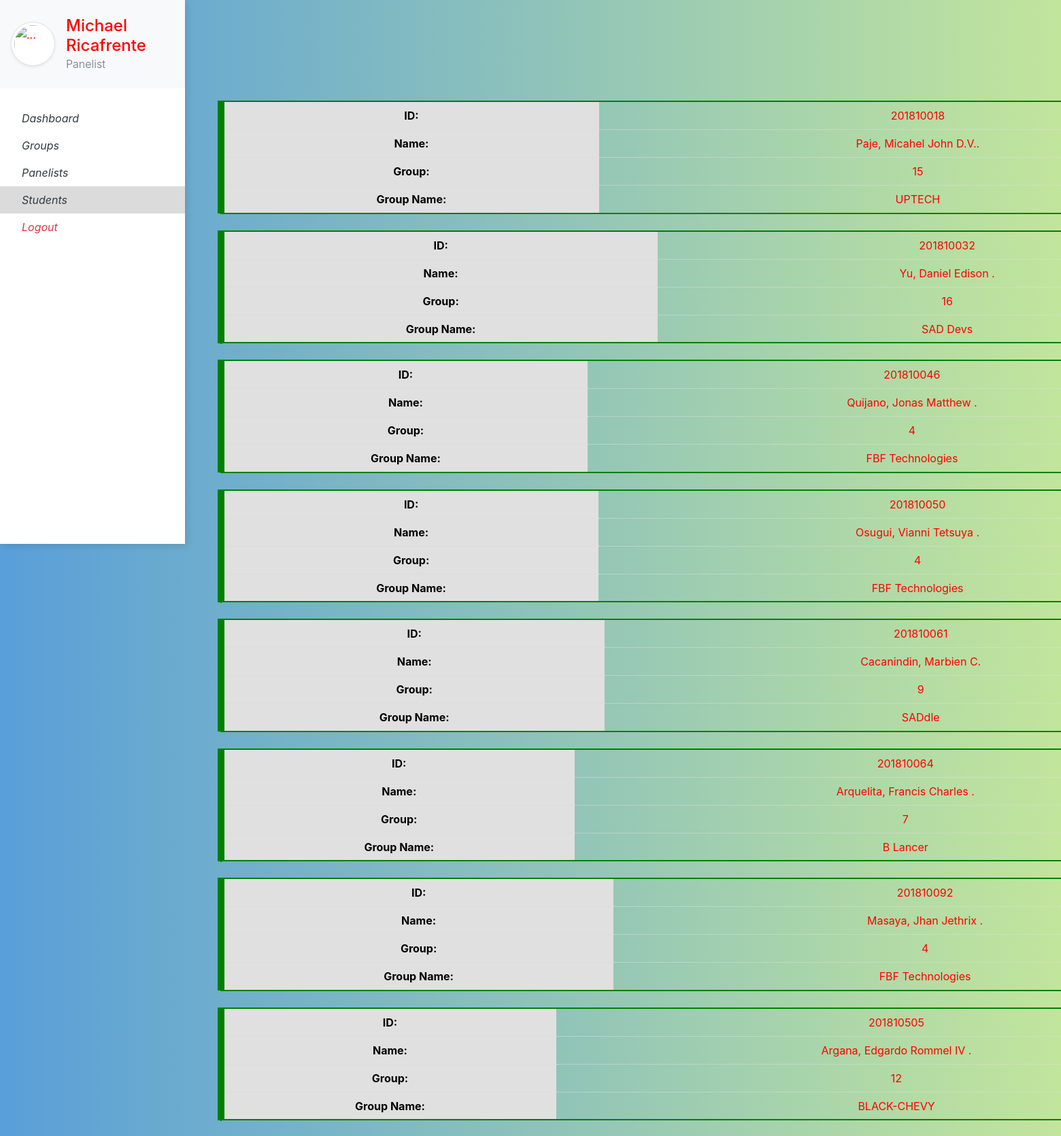
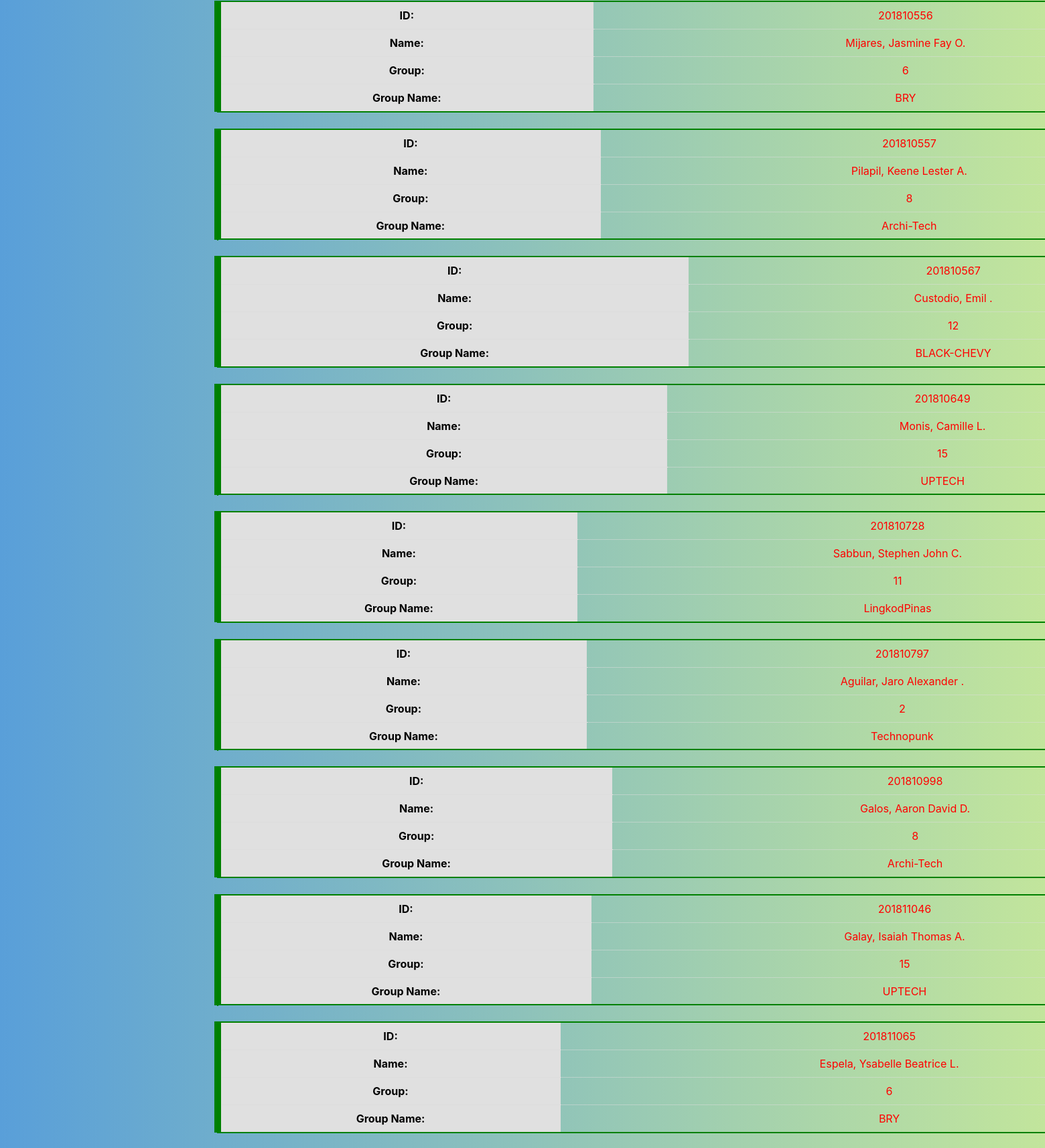
The app's page /user_students/ (signed in, upper part) with its own data (2 pictures, top to bottom).
### website/models.py (models this page shows, shortened)
class Panelist(db.Model, UserMixin):
    id         = db.Column(db.Integer, primary_key=True)
    username   = db.Column(db.String(150), nullable=False)
    password   = db.Column(db.String(150), nullable=False)
    last_name  = db.Column(db.String(150), nullable=False)
    first_name = db.Column(db.String(150), nullable=False)
    middle_in  = db.Column(db.String(10))
    school     = db.Column(db.String(150))
    header     = db.relationship('Defense', backref='head')
    mentee     = db.relationship('Group', backref='mentor')
    paneling   = db.relationship(
        'Defense',
        secondary=defense_panel_score,
        backref=db.backref('panels')
    )

class Student(db.Model):
    stud_no    = db.Column(db.Integer, primary_key=True)
    last_name  = db.Column(db.String(150), nullable=False)
    first_name = db.Column(db.String(150), nullable=False)
    middle_in  = db.Column(db.String(10))
    group_id   = db.Column(db.Integer, db.ForeignKey('group.id'))

class Group(db.Model):
    id            = db.Column(db.Integer, primary_key=True)
    name          = db.Column(db.String(150), nullable=False)
    project_title = db.Column(db.String(150), nullable=False)
    program       = db.Column(db.String(150), nullable=False)
    mentor_id     = db.Column(db.Integer, db.ForeignKey('panelist.id'))
    members       = db.relationship('Student', backref='group', uselist=True)
    defenses      = db.relationship('Defense', backref='group', uselist=True)

### website/user.py (the view)
@user.route("/user_students/")
@login_required
def user_students():
    return render_template('students_u.html', user=current_user, students=Student.query.all())

### website/__init__.py (called while the page is built)
def create_app():
    app = Flask(__name__)
    app.config['SECRET_KEY'] = 'hjshjhdjah kjshkjdhjs'
    app.config['SQLALCHEMY_DATABASE_URI'] = f'sqlite:///{DB_NAME}'
    db.init_app(app)
    from .admin import admin
    from .auth import auth
    from .user import user
    app.register_blueprint(auth, url_prefix='/')
    app.register_blueprint(admin, url_prefix='/')
    app.register_blueprint(user, url_prefix='/')
    from .models import Panelist, Master
    create_database(app)
    login_manager = LoginManager()
    login_manager.login_view = 'auth.login'
    login_manager.init_app(app)
    @login_manager.user_loader
    def load_user(username):
        if username == 'admin':
            return Master.query.filter_by(username=username).first()
        return Panelist.query.filter_by(username=username).first()
    return app

### website/templates/user/students_u.html (shortened to what this page needs)
{% extends "base_user.html" %}
{% block content %}
	<head>
        <link rel='stylesheet' href="{{ url_for('static', filename ='admin/menu_sheet.css') }}">
	</head>
    <div class='display_grid'>
        {% if students %}
            {% for student in students %}
                <div class='div1'>
					<table>
						<th>ID:</th>
						<td>{{ student.stud_no }}</td>
						<tr>
						<th>Name:</th>
						<td>{{ student.last_name }}, {{ student.first_name }} {{ student.middle_in }}.</td>
						<tr>
						<th>Group:</th>
						<td>{{ student.group_id }}</td>
						<tr>
						<th>Group Name:
						<td>{{ student.group.name }}</td>
					</table>
                    <br>
                </div>
            {% endfor %}
        {% endif %}
    </div>
{% endblock %}

### website/templates/user/base_user.html (shortened to what this page needs)
<html>
    <head>
        <link rel="stylesheet" href="https://stackpath.bootstrapcdn.com/bootstrap/4.3.1/css/bootstrap.min.css">
        <link rel='stylesheet' href="{{ url_for('static', filename ='user/user.css') }}">
    </head>
    <body>
        <div class="vertical-nav bg-white" id="sidebar">
            <div class="py-4 px-3 mb-4 bg-light">
                <div class="media d-flex align-items-center"><img src="https://res.cloudinary.com/mhmd/image/upload/v1556074849/avatar-1_tcnd60.png" alt="..." width="65" class="mr-3 rounded-circle img-thumbnail shadow-sm">
                    <div class="media-body">
                        <h4 class="m-0">{{ user.first_name}} {{ user.last_name }}</h4>
                        <p class="font-weight-light text-muted mb-0">Panelist</p>
                    </div>
                </div>
            </div>
            <ul class="nav flex-column bg-white mb-0">
                <li class="nav-item">
                    <a href="/user_home/" class="nav-link text-dark font-italic">
                        Dashboard
                    </a>
                </li>
                <li class="nav-item">
                    <a href="/user_groups/" class="nav-link text-dark font-italic">
                        Groups
                    </a>
                </li>
                <li class="nav-item">
                    <a href="/user_panelists/" class="nav-link text-dark font-italic">
                        Panelists
                    </a>
                </li>
                <li class="nav-item">
                    <a href="/user_students/" class="nav-link text-dark font-italic">
                        Students
                    </a>
                </li>
                <li class="nav-item">
                    <a href="/logout/" class="nav-link text-danger font-italic">
                        Logout
                    </a>
                </li>
            </ul>
        </div>
        <div class="page-content p-5" id="content">
            {% block content %}
            {% endblock %}
        </div>
    </body>
</html>

### website/static/user/user.css (style rules this page uses)
body { color: blue; }
* { color: red; }
.vertical-nav { min-width: 17rem; width: 17rem; height: 100vh; position: fixed; top: 0; left: 0; box-shadow: 3px 3px 10px rgba(0, 0, 0, 0.1); transition: all 0.4s; }
.page-content { width: calc(100% - 17rem); margin-left: 17rem; transition: all 0.4s; }
body { background: #599fd9; background: -webkit-linear-gradient(to right, #599fd9, #c2e59c); background: linear-gradient(to right, #599fd9, #c2e59c); min-height: 100vh; overflow-x: hidden; }
.display_grid { position: relative; margin-top: 100px; }

### website/static/user/menu_sheet.css (style rules this page uses)
body { background-color: gray; }
table { margin-left: auto; margin-right: auto; width: 1500px; border: 2px solid green; }
th { background: #E0E0E0; border-left: 10px solid green; color: black; padding-top: 10px; padding-bottom: 10px; }
td { border-top: 5px; border: 1px dotted #ddd; padding: 5px; }
.div1 { grid-area: 2 / 1 / auto / 21; }

### website/templates/user/base_user.html (style rules this page uses)
table { width: 100%; }
table, th, td { border: solid 1px #DDD; border-collapse: collapse; padding: 2px 3px; text-align: center; }
.active { background-color:#dbdbdb; }

### records on screen
Panelist: first_name "Michael", last_name "Ricafrente"
Student: stud_no "201810018", last_name "Paje", first_name "Micahel John", middle_in "D.V.", group_id "15", group.name "UPTECH"
Student: stud_no "201810032", last_name "Yu", first_name "Daniel Edison", group_id "16", group.name "SAD Devs"
Student: stud_no "201810046", last_name "Quijano", first_name "Jonas Matthew", group_id "4", group.name "FBF Technologies"
Student: stud_no "201810050", last_name "Osugui", first_name "Vianni Tetsuya", group_id "4", group.name "FBF Technologies"
Student: stud_no "201810061", last_name "Cacanindin", first_name "Marbien", middle_in "C", group_id "9", group.name "SADdle"
Student: stud_no "201810064", last_name "Arquelita", first_name "Francis Charles", group_id "7", group.name "B Lancer"
Student: stud_no "201810092", last_name "Masaya", first_name "Jhan Jethrix", group_id "4", group.name "FBF Technologies"
Student: stud_no "201810505", last_name "Argana", first_name "Edgardo Rommel IV", group_id "12", group.name "BLACK-CHEVY"
Student: stud_no "201810556", last_name "Mijares", first_name "Jasmine Fay", middle_in "O", group_id "6", group.name "BRY"
Student: stud_no "201810557", last_name "Pilapil", first_name "Keene Lester", middle_in "A", group_id "8", group.name "Archi-Tech"
Student: stud_no "201810567", last_name "Custodio", first_name "Emil", group_id "12", group.name "BLACK-CHEVY"
Student: stud_no "201810649", last_name "Monis", first_name "Camille", middle_in "L", group_id "15", group.name "UPTECH"
Student: stud_no "201810728", last_name "Sabbun", first_name "Stephen John", middle_in "C", group_id "11", group.name "LingkodPinas"
Student: stud_no "201810797", last_name "Aguilar", first_name "Jaro Alexander", group_id "2", group.name "Technopunk"
Student: stud_no "201810998", last_name "Galos", first_name "Aaron David", middle_in "D", group_id "8", group.name "Archi-Tech"
Student: stud_no "201811046", last_name "Galay", first_name "Isaiah Thomas", middle_in "A", group_id "15", group.name "UPTECH"
Student: stud_no "201811065", last_name "Espela", first_name "Ysabelle Beatrice", middle_in "L", group_id "6", group.name "BRY"
